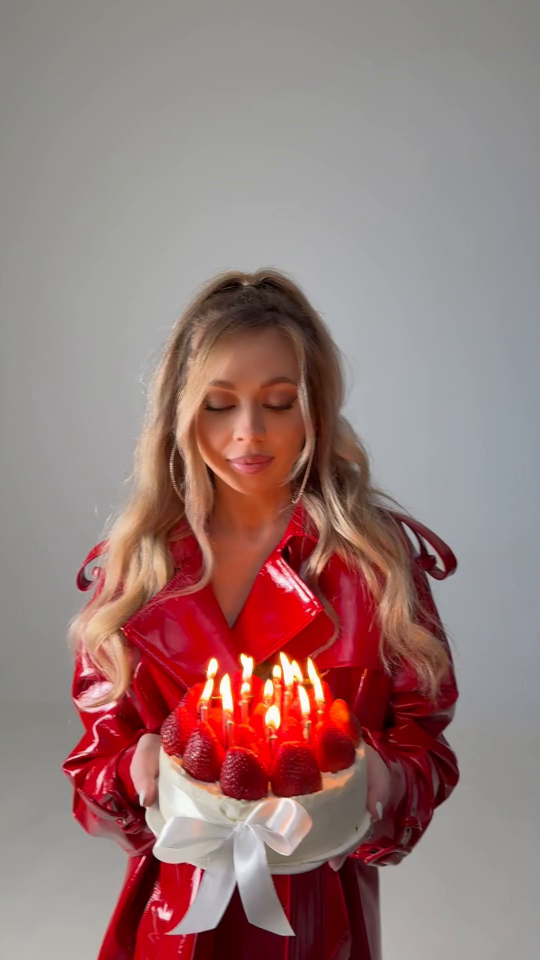
#> input picture output/frames/hr/frame_0000.png, 1080 x 1920 px (shown at 1/2 size); its folder holds only this picture in this run
$ python 04_visualize.py
#> lines starting #> are read from the running program, lines starting #| are printed output that depends on the picture
import cv2
import numpy as np
import pandas as pd
import os
import matplotlib
matplotlib.use("Agg")
import matplotlib.pyplot as plt

# Paths
HR_DIR       = "output/frames/hr"
LR_DIR       = "output/frames/lr"
IMAGES_DIR   = "output/images"
RESULTS_DIR  = "output/results"
os.makedirs(IMAGES_DIR, exist_ok=True)

NUM_COMPARISONS = 5   # how many side-by-side images to save

# Pick a few evenly-spaced frames to showcase
hr_files = sorted(os.listdir(HR_DIR))

if not hr_files:
    print("No HR frames found. Run 01_extract_frames.py first.")
    exit()

# Choose frames spread across the whole dataset
indices = np.linspace(0, len(hr_files) - 1, NUM_COMPARISONS, dtype=int)
selected_files = [hr_files[i] for i in indices]

print(f"Saving {NUM_COMPARISONS} side-by-side comparison images...")

for i, filename in enumerate(selected_files):
    hr_path = os.path.join(HR_DIR, filename)
    lr_path = os.path.join(LR_DIR, filename)

    hr_bgr = cv2.imread(hr_path)
#> hr_bgr is the input picture: shape (1920, 1080, 3); mean B, G, R 119.6, 121.8, 151.9
    lr_bgr = cv2.imread(lr_path)

    if hr_bgr is None or lr_bgr is None:
        print(f"  [SKIP] Could not read {filename}")
        continue

    # Bicubic upscale LR → HR size
    h, w = hr_bgr.shape[:2]
#> h = 1920; w = 1080
    bicubic = cv2.resize(lr_bgr, (w, h), interpolation=cv2.INTER_CUBIC)

    # Also create a "zoomed" LR at HR size just for display (nearest neighbor = pixelated look)
    lr_display = cv2.resize(lr_bgr, (w, h), interpolation=cv2.INTER_NEAREST)

    # Convert BGR → RGB for matplotlib
    lr_rgb      = cv2.cvtColor(lr_display, cv2.COLOR_BGR2RGB)
    bicubic_rgb = cv2.cvtColor(bicubic,    cv2.COLOR_BGR2RGB)
    hr_rgb      = cv2.cvtColor(hr_bgr,     cv2.COLOR_BGR2RGB)

    # Crop a zoomed patch from the center-ish of the frame to show detail difference
    # We crop from the HR/bicubic images (same size) and the LR display
    crop_h = h // 4
#> crop_h = 480
    crop_w = w // 4
#> crop_w = 270
    cy = h // 3
#> cy = 640
    cx = w // 2
#> cx = 540
    y1, y2 = cy - crop_h // 2, cy + crop_h // 2
#> y1 = 400; y2 = 880
    x1, x2 = cx - crop_w // 2, cx + crop_w // 2
#> x1 = 405; x2 = 675

    lr_crop      = lr_rgb[y1:y2,      x1:x2]
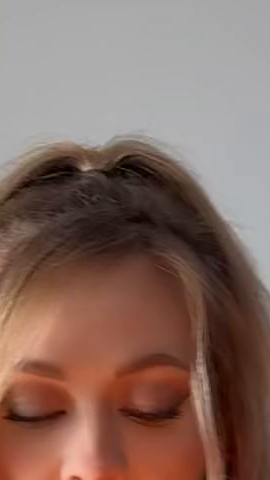
#> lr_crop: shape (480, 270, 3); mean R, G, B 133.7, 106.8, 97.4
    bicubic_crop = bicubic_rgb[y1:y2,  x1:x2]
    hr_crop      = hr_rgb[y1:y2,       x1:x2]

    # Build the figure — top row: full frames, bottom row: zoomed crops
    fig, axes = plt.subplots(2, 3, figsize=(15, 9))
    fig.suptitle(f"Frame Comparison: {filename}", fontsize=13, fontweight="bold")

    # Top row — full frames
    axes[0][0].imshow(lr_rgb);      axes[0][0].set_title("Low-Resolution Input",    fontsize=11)
    axes[0][1].imshow(bicubic_rgb); axes[0][1].set_title("Bicubic Upscaled",         fontsize=11)
    axes[0][2].imshow(hr_rgb);      axes[0][2].set_title("High-Resolution Original", fontsize=11)

    # Bottom row — zoomed crops (detail comparison)
    axes[1][0].imshow(lr_crop);      axes[1][0].set_title("LR — Zoomed Crop",       fontsize=11)
    axes[1][1].imshow(bicubic_crop); axes[1][1].set_title("Bicubic — Zoomed Crop",  fontsize=11)
    axes[1][2].imshow(hr_crop);      axes[1][2].set_title("HR — Zoomed Crop",        fontsize=11)

    for row in axes:
        for ax in row:
            ax.axis("off")

    plt.tight_layout()
    save_path = os.path.join(IMAGES_DIR, f"comparison_{i+1:02d}_{filename.replace('.png','')}.png")
    plt.savefig(save_path, dpi=120)
    plt.close()
    print(f"  Saved: {save_path}")

# Save a results summary table as an image
# (handy to drop straight into your slides)
results_path = os.path.join(RESULTS_DIR, "classifier_results.csv")
if os.path.exists(results_path):
    results_df = pd.read_csv(results_path)

    fig, ax = plt.subplots(figsize=(11, 3))
    ax.axis("off")

    col_labels = list(results_df.columns)
    cell_text  = results_df.values.tolist()

    table = ax.table(
        cellText  = cell_text,
        colLabels = col_labels,
        cellLoc   = "center",
        loc       = "center",
    )
    table.auto_set_font_size(False)
    table.set_fontsize(9)
    table.scale(1.2, 1.8)

    # Shade the header row
    for col_idx in range(len(col_labels)):
        table[0, col_idx].set_facecolor("#4472C4")
        table[0, col_idx].set_text_props(color="white", fontweight="bold")

    plt.title("Classifier Results Summary", fontsize=12, pad=15)
    plt.tight_layout()
    table_path = os.path.join(IMAGES_DIR, "results_table.png")
    plt.savefig(table_path, dpi=150, bbox_inches="tight")
    plt.close()
    print(f"\nResults table image saved to: {table_path}")
else:
    print("\nNo classifier_results.csv found — run 03_train_models.py first.")

# Save bicubic metrics table as image
bicubic_path = os.path.join(RESULTS_DIR, "bicubic_metrics.csv")
if os.path.exists(bicubic_path):
    bdf = pd.read_csv(bicubic_path)

    fig, ax = plt.subplots(figsize=(6, 1.5))
    ax.axis("off")
    table2 = ax.table(
        cellText  = bdf.values.tolist(),
        colLabels = list(bdf.columns),
        cellLoc   = "center",
        loc       = "center",
    )
    table2.auto_set_font_size(False)
    table2.set_fontsize(10)
    table2.scale(1.2, 2.0)
    for col_idx in range(len(bdf.columns)):
        table2[0, col_idx].set_facecolor("#70AD47")
        table2[0, col_idx].set_text_props(color="white", fontweight="bold")

    plt.title("Bicubic Upscaling Baseline Metrics", fontsize=11, pad=15)
    plt.tight_layout()
    bm_path = os.path.join(IMAGES_DIR, "bicubic_metrics_table.png")
    plt.savefig(bm_path, dpi=150, bbox_inches="tight")
    plt.close()
    print(f"Bicubic metrics table saved to: {bm_path}")

print("\nVisualization complete! Check output/images/ for all saved figures.")
